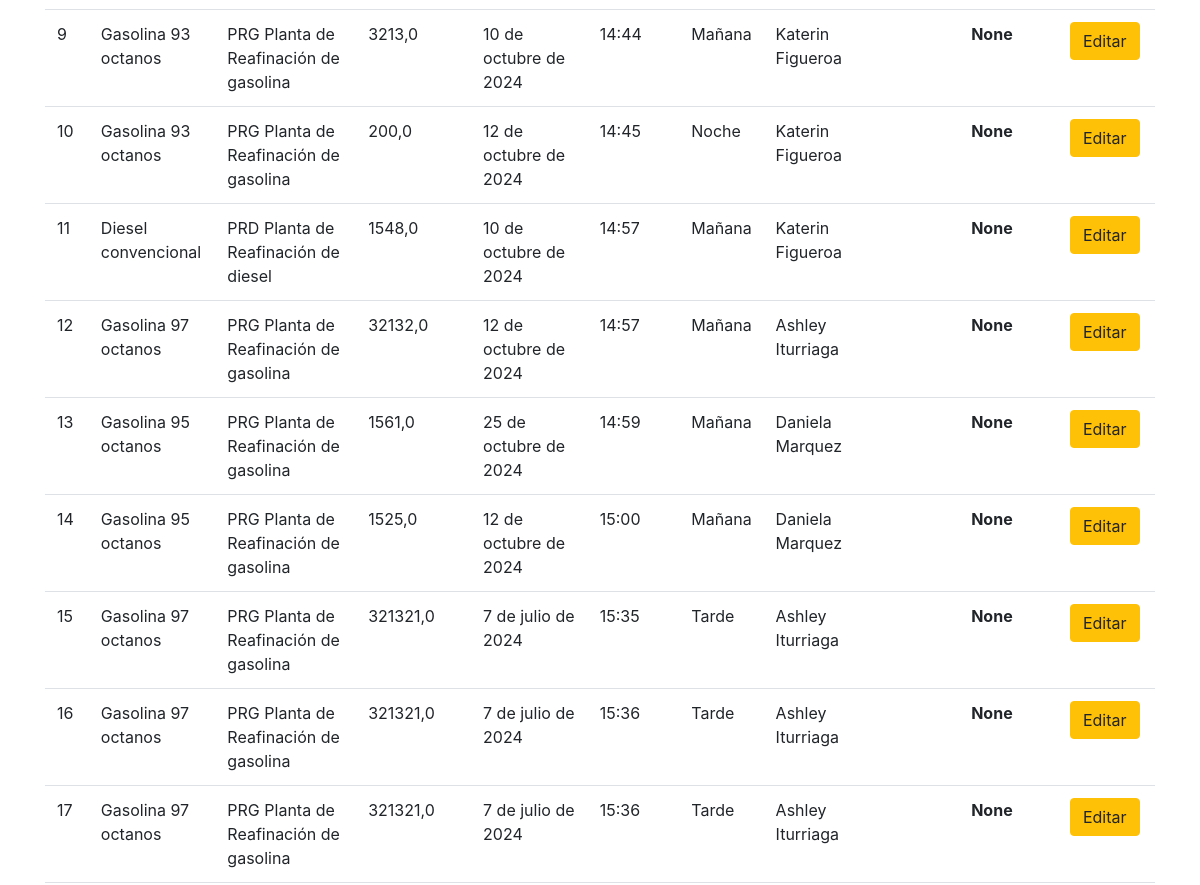
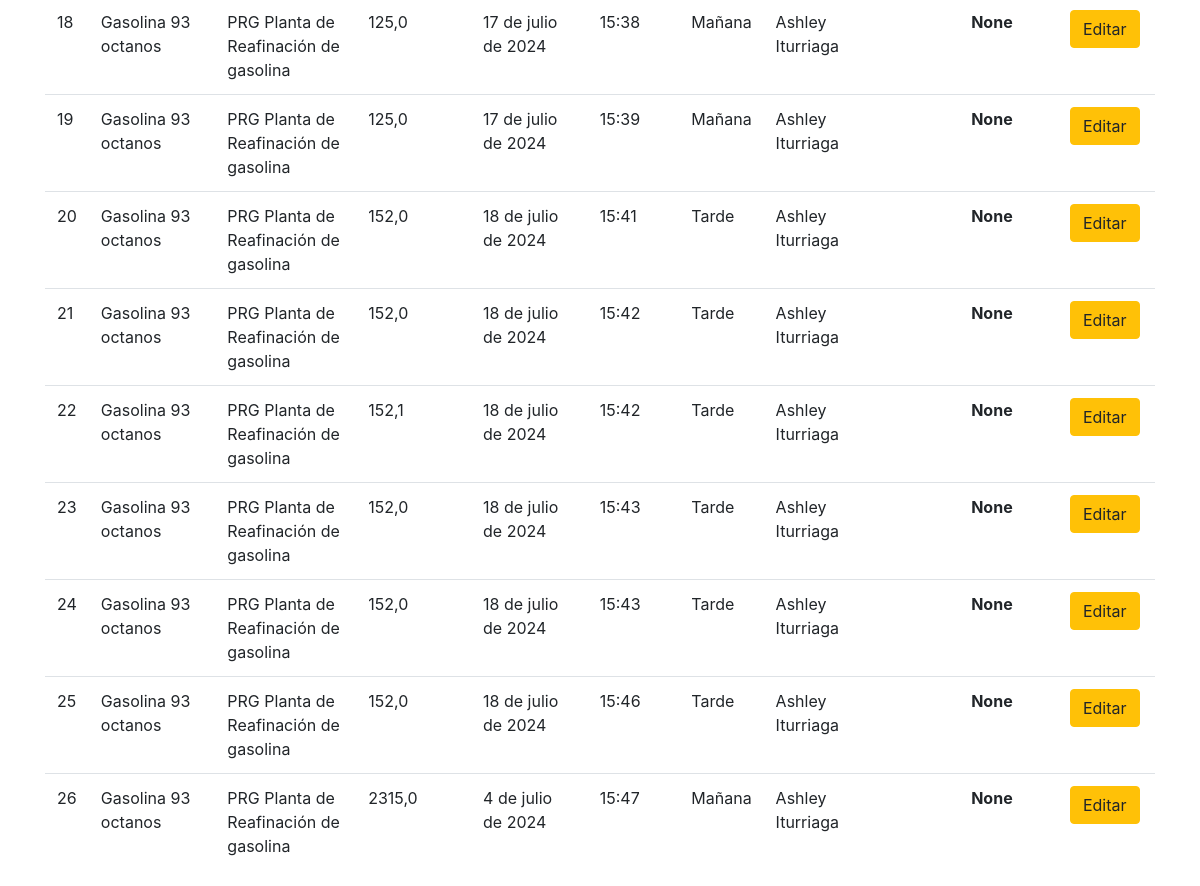
The page /listado/ (signed in, lower part) on the database as committed earlier (2 pictures, top to bottom).
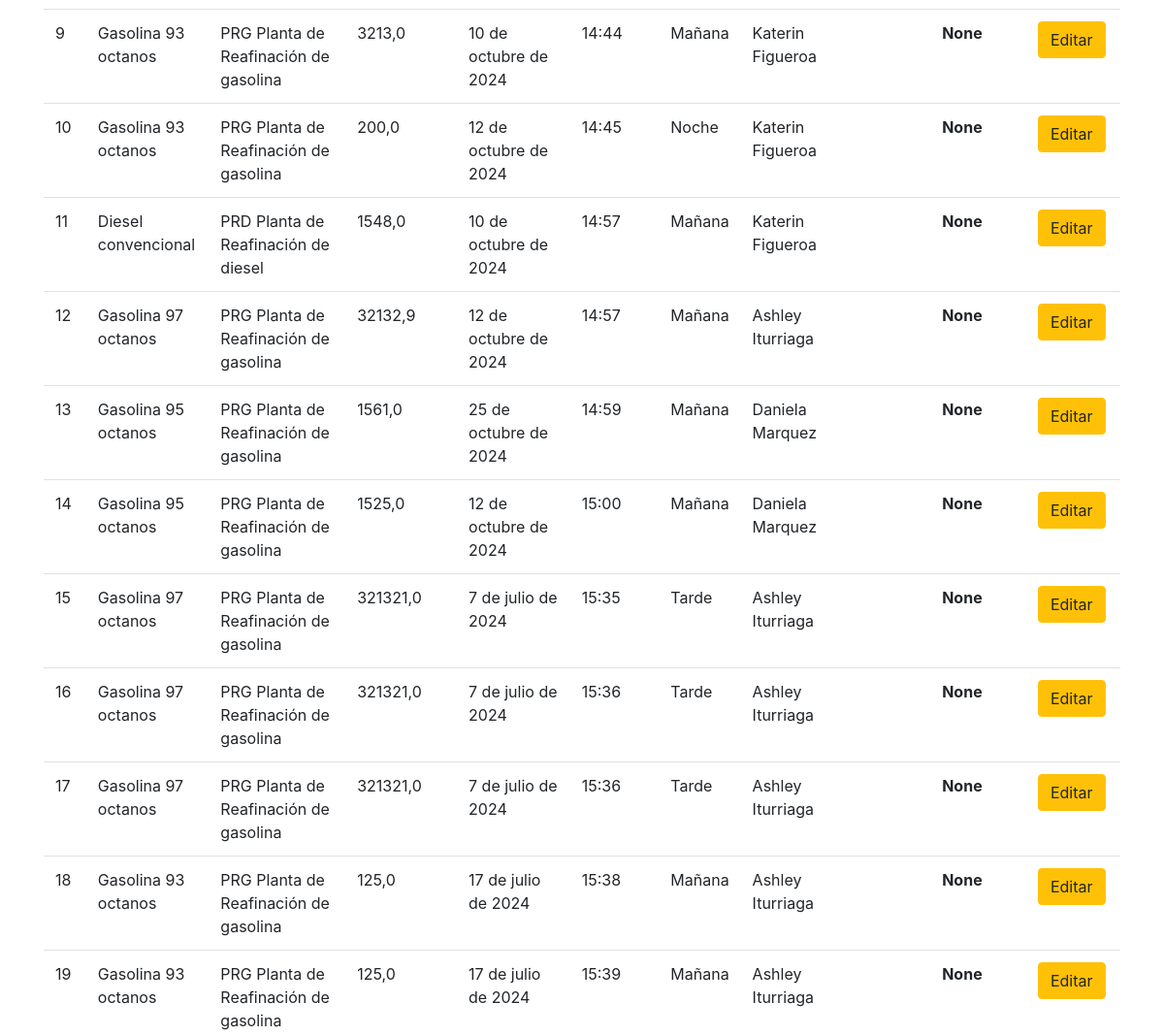
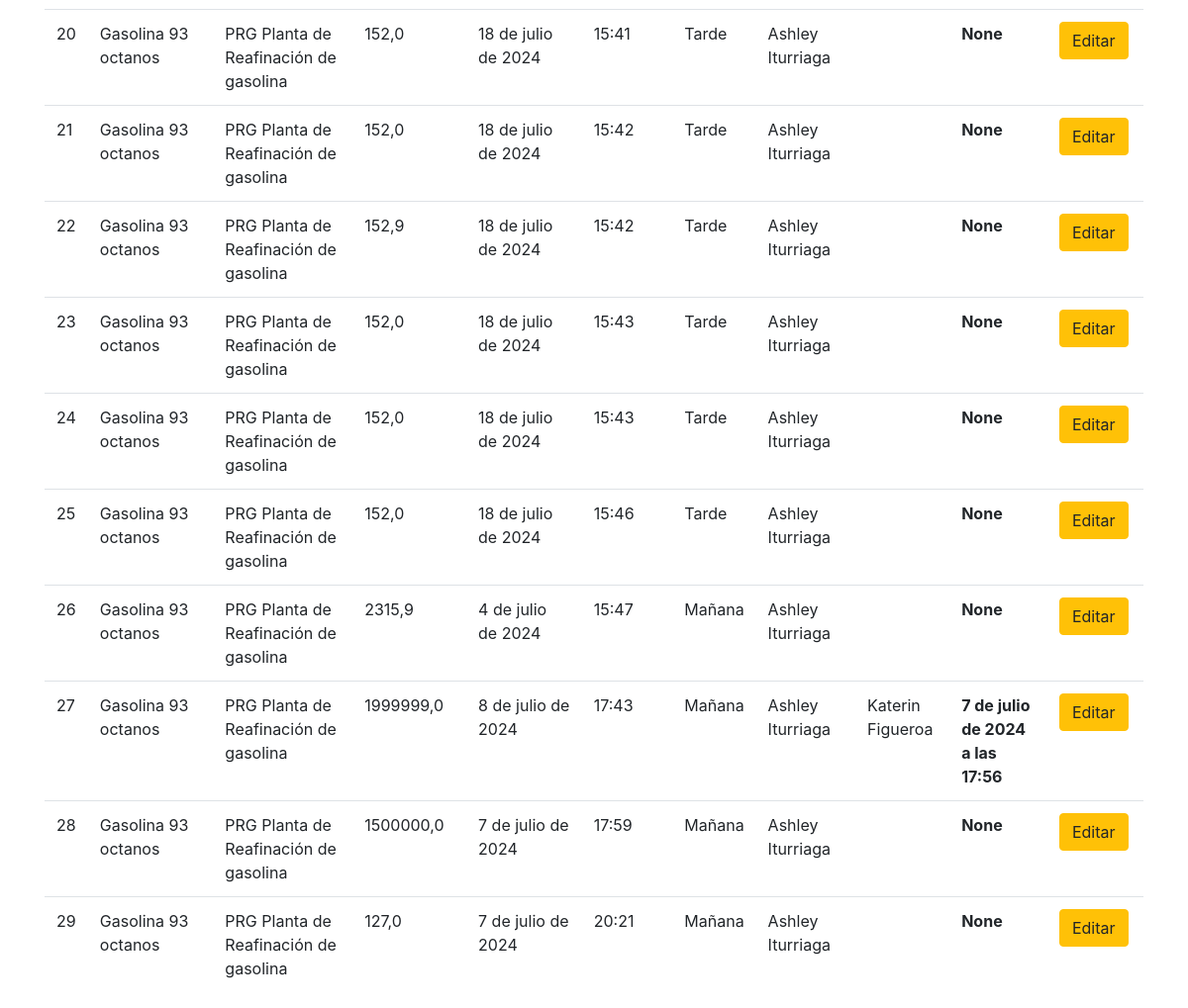
The same page on the database as committed later (2 pictures, top to bottom).
### produccion/models.py (models this page shows, shortened)
class Produccion(models.Model):
    codigo_combustible = models.ForeignKey(Producto, on_delete=models.CASCADE)
    litros_producidos = models.FloatField()
    fecha_produccion = models.DateField()
    turno = models.CharField(max_length=2, choices=[('AM', 'Mañana'), ('PM', 'Tarde'), ('MM', 'Noche')])
    hora_registro = models.TimeField(auto_now_add=True)
    operador = models.ForeignKey(User, on_delete=models.CASCADE, related_name='producciones_registradas')
    modificado_por = models.ForeignKey(User, on_delete=models.SET_NULL, null=True, blank=True, related_name='producciones_modificadas')
    fecha_modificacion = models.DateTimeField(null=True, blank=True)
    anulado = models.BooleanField(default=False)

class Producto(models.Model):
    codigo = models.CharField(max_length=10, unique=True)
    nombre = models.CharField(max_length=100)
    planta = models.ForeignKey(Planta, on_delete=models.CASCADE)

class Planta(models.Model):
    codigo = models.CharField(max_length=10, unique=True)
    nombre = models.CharField(max_length=100)

### produccion/views.py (the view)
# urls.py: path('listado/', views.listado_produccion, name='listado_produccion'),
@login_required
def listado_produccion(request):
    mensaje_exito = request.session.get('mensaje_exito', '')
    request.session['mensaje_exito'] = ''
    if request.user.is_staff:
        producciones = Produccion.objects.filter(anulado=False).select_related('codigo_combustible__planta', 'operador')
    else:
        producciones = Produccion.objects.filter(operador=request.user, anulado=False).select_related('codigo_combustible__planta', 'operador')
    return render(request, 'produccion/listado_produccion.html', {'producciones': producciones, 'mensaje_exito': mensaje_exito})

### produccion/templates/produccion/listado_produccion.html (shortened to what this page needs)
{% extends 'produccion/base.html' %}
{% block content %}
<table class="table">
    <tbody>
        {% for produccion in producciones %}
        <tr>
            <td>{{ produccion.id }}</td>
            <td>{{ produccion.codigo_combustible.nombre }}</td>
            <td>{{ produccion.codigo_combustible.planta.codigo }} {{ produccion.codigo_combustible.planta.nombre }}</td>
            <td>{{ produccion.litros_producidos }}</td>
            <td>{{ produccion.fecha_produccion }}</td>
            <td>{{ produccion.hora_registro }}</td>
            <td>{{ produccion.get_turno_display }}</td>
            <td>{{ produccion.operador.first_name }} {{ produccion.operador.last_name }}</td>
            <td>{{ produccion.modificado_por.first_name }} {{ produccion.modificado_por.last_name }}</td>
            <th>{{ produccion.fecha_modificacion }}</th>
            <td>
                <a href="{% url 'editar_produccion' produccion.id %}" class="btn btn-warning">Editar</a>
            </td>
        </tr>
        {% endfor %}
    </tbody>
</table>
{% endblock %}

Rows that differ between the two databases and show on the page:
changed Produccion id 12: litros_producidos "32132,0" → "32132,9"
changed Produccion id 22: litros_producidos "152,1" → "152,9"
changed Produccion "4 de julio de 2024": litros_producidos "2315,0" → "2315,9"
added Produccion: id "27", codigo_combustible.nombre "Gasolina 93 octanos", codigo_combustible.planta.codigo "PRG", codigo_combustible.planta.nombre "Planta de Reafinación de gasolina", litros_producidos "1999999,0", fecha_produccion "8 de julio de 2024", hora_registro "17:43", turno "Mañana", operador.first_name "Ashley", operador.last_name "Iturriaga", modificado_por.first_name "Katerin", modificado_por.last_name "Figueroa", fecha_modificacion "7 de julio de 2024 a las 17:56"
added Produccion: id "28", codigo_combustible.nombre "Gasolina 93 octanos", codigo_combustible.planta.codigo "PRG", codigo_combustible.planta.nombre "Planta de Reafinación de gasolina", litros_producidos "1500000,0", fecha_produccion "7 de julio de 2024", hora_registro "17:59", turno "Mañana", operador.first_name "Ashley", operador.last_name "Iturriaga", fecha_modificacion "None"
added Produccion: id "29", codigo_combustible.nombre "Gasolina 93 octanos", codigo_combustible.planta.codigo "PRG", codigo_combustible.planta.nombre "Planta de Reafinación de gasolina", litros_producidos "127,0", fecha_produccion "7 de julio de 2024", hora_registro "20:21", turno "Mañana", operador.first_name "Ashley", operador.last_name "Iturriaga", fecha_modificacion "None"
